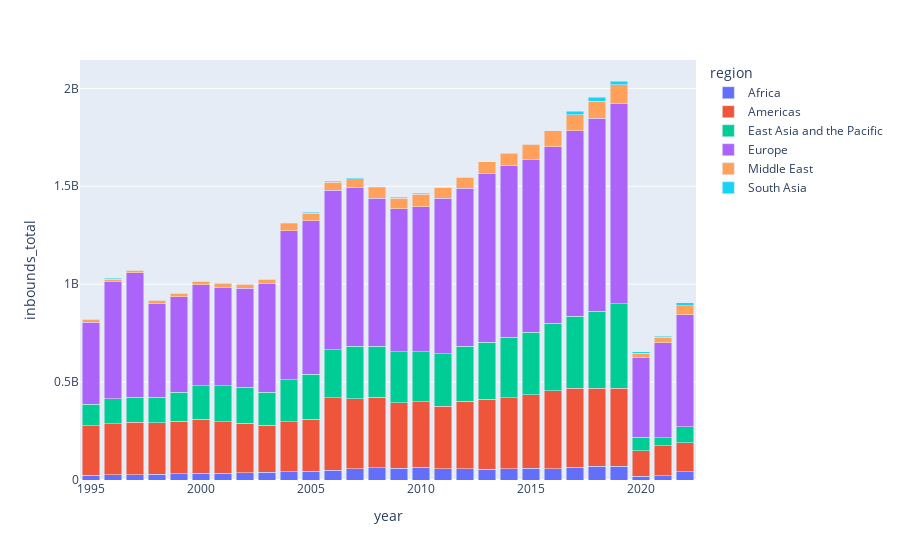

The cell this chart's notebook holds for it:
### Code cell
grafico = inbounds.groupby(['year', 'region'])[['inbounds_total']].sum().reset_index()
# grafico.plot.bar(x = 'year', y = 'inbounds_total', color = 'region', barmode = 'stack', text_auto = '.2s', backend = 'plotly')
grafico.plot.bar(x = 'year', y = 'inbounds_total', color = 'region', barmode = 'stack', backend = 'plotly')

### Figure 1 — Plotly figure (JSON) as saved in the notebook; plotly's stock layout.template omitted (floating-point values rounded to 4 significant figures)
{"data": [{"alignmentgroup": "True", "hovertemplate": "region=Africa<br>year=%{x}<br>inbounds_total=%{y}<extra></extra>", "legendgroup": "Africa", "marker": {"color": "#636efa", "pattern": {"shape": ""}}, "name": "Africa", "offsetgroup": "Africa", "orientation": "v", "showlegend": true, "textposition": "auto", "type": "bar", "x": [1995, 1996, 1997, 1998, 1999, 2000, 2001, 2002, 2003, 2004, 2005, 2006, 2007, 2008, 2009, 2010, 2011, 2012, 2013, 2014, 2015, 2016, 2017, 2018, 2019, 2020, 2021, 2022], "xaxis": "x", "y": [24197000, 26931000, 27829000, 28838000, 32273000, 33833000, 34819700, 36383000, 39096000, 41866000, 45814000, 50679600, 58274000, 62266000, 59276000, 65787000, 58642000, 56501000, 55819000, 57432000, 60094000, 58599000, 63922000, 69639000, 70207400, 18786500, 22136100, 41068600], "yaxis": "y"}, {"alignmentgroup": "True", "hovertemplate": "region=Americas<br>year=%{x}<br>inbounds_total=%{y}<extra></extra>", "legendgroup": "Americas", "marker": {"color": "#EF553B", "pattern": {"shape": ""}}, "name": "Americas", "offsetgroup": "Americas", "orientation": "v", "showlegend": true, "textposition": "auto", "type": "bar", "x": [1995, 1996, 1997, 1998, 1999, 2000, 2001, 2002, 2003, 2004, 2005, 2006, 2007, 2008, 2009, 2010, 2011, 2012, 2013, 2014, 2015, 2016, 2017, 2018, 2019, 2020, 2021, 2022], "xaxis": "x", "y": [253382300, 261383300, 265918700, 263205800, 266925300, 276437700, 262436500, 252319500, 239575100, 256637400, 263256000, 370112400, 357663400, 360236900, 336258000, 335018200, 316791816, 345200802, 356130607, 362993254, 375152526, 397776288, 405883746, 399661418, 397396100, 131697200, 153895900, 149384400], "yaxis": "y"}, {"alignmentgroup": "True", "hovertemplate": "region=East Asia and the Pacific<br>year=%{x}<br>inbounds_total=%{y}<extra></extra>", "legendgroup": "East Asia and the Pacific", "marker": {"color": "#00cc96", "pattern": {"shape": ""}}, "name": "East Asia and the Pacific", "offsetgroup": "East Asia and the Pacific", "orientation": "v", "showlegend": true, "textposition": "auto", "type": "bar", "x": [1995, 1996, 1997, 1998, 1999, 2000, 2001, 2002, 2003, 2004, 2005, 2006, 2007, 2008, 2009, 2010, 2011, 2012, 2013, 2014, 2015, 2016, 2017, 2018, 2019, 2020, 2021, 2022], "xaxis": "x", "y": [109128000, 126314000, 129274000, 131453000, 149006300, 170455400, 184189500, 185659500, 170610100, 213626900, 231714200, 244092800, 266743300, 259746600, 260456200, 254969000, 268291600, 280339400, 291375000, 308009700, 319461400, 343209700, 366158600, 392656300, 433639600, 67111900, 38736100, 81138200], "yaxis": "y"}, {"alignmentgroup": "True", "hovertemplate": "region=Europe<br>year=%{x}<br>inbounds_total=%{y}<extra></extra>", "legendgroup": "Europe", "marker": {"color": "#ab63fa", "pattern": {"shape": ""}}, "name": "Europe", "offsetgroup": "Europe", "orientation": "v", "showlegend": true, "textposition": "auto", "type": "bar", "x": [1995, 1996, 1997, 1998, 1999, 2000, 2001, 2002, 2003, 2004, 2005, 2006, 2007, 2008, 2009, 2010, 2011, 2012, 2013, 2014, 2015, 2016, 2017, 2018, 2019, 2020, 2021, 2022], "xaxis": "x", "y": [418541800, 598934600, 635720300, 478961100, 488410600, 516490700, 503250900, 505983200, 555552600, 760339000, 784206000, 815661000, 811641000, 755429000, 729290000, 738515000, 794277000, 808520000, 862527000, 875250000, 880738000, 902208000, 947816000, 985248600, 1019572000, 405921000, 485440000, 572452700], "yaxis": "y"}, {"alignmentgroup": "True", "hovertemplate": "region=Middle East<br>year=%{x}<br>inbounds_total=%{y}<extra></extra>", "legendgroup": "Middle East", "marker": {"color": "#FFA15A", "pattern": {"shape": ""}}, "name": "Middle East", "offsetgroup": "Middle East", "orientation": "v", "showlegend": true, "textposition": "auto", "type": "bar", "x": [1995, 1996, 1997, 1998, 1999, 2000, 2001, 2002, 2003, 2004, 2005, 2006, 2007, 2008, 2009, 2010, 2011, 2012, 2013, 2014, 2015, 2016, 2017, 2018, 2019, 2020, 2021, 2022], "xaxis": "x", "y": [16725000, 12931000, 13397000, 14583000, 15901000, 17072000, 17008000, 20061100, 19639000, 36298800, 36786000, 40359000, 44558000, 54094000, 52998000, 64189000, 56952000, 56788000, 58636000, 62725000, 78940000, 80661000, 82405000, 88113000, 96871500, 23643000, 27545000, 45693100], "yaxis": "y"}, {"alignmentgroup": "True", "hovertemplate": "region=South Asia<br>year=%{x}<br>inbounds_total=%{y}<extra></extra>", "legendgroup": "South Asia", "marker": {"color": "#19d3f3", "pattern": {"shape": ""}}, "name": "South Asia", "offsetgroup": "South Asia", "orientation": "v", "showlegend": true, "textposition": "auto", "type": "bar", "x": [1995, 1996, 1997, 1998, 1999, 2000, 2001, 2002, 2003, 2004, 2005, 2006, 2007, 2008, 2009, 2010, 2011, 2012, 2013, 2014, 2015, 2016, 2017, 2018, 2019, 2020, 2021, 2022], "xaxis": "x", "y": [2557000, 2623000, 2779000, 2791000, 2973000, 3122000, 2988000, 2885000, 3357000, 4193000, 4707000, 5315000, 5836000, 5899000, 5833000, 6647000, 976000, 1133000, 1415000, 1665000, 1993000, 2168000, 17791000, 19944000, 19941000, 6877000, 7205000, 15088800], "yaxis": "y"}], "layout": {"barmode": "stack", "legend": {"title": {"text": "region"}, "tracegroupgap": 0}, "margin": {"t": 60}, "xaxis": {"anchor": "y", "domain": [0, 1], "title": {"text": "year"}}, "yaxis": {"anchor": "x", "domain": [0, 1], "title": {"text": "inbounds_total"}}}}
